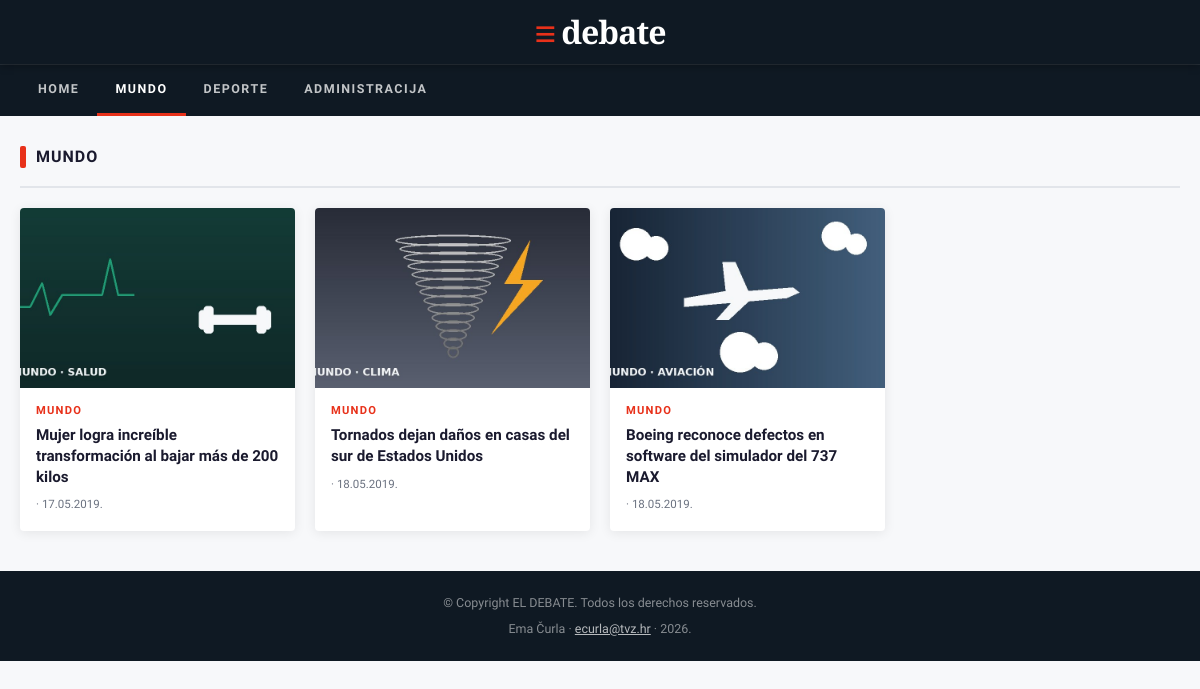
/kategorija.php?id=mundo, run on the app's committed database.
### tables this page shows
CREATE TABLE `vijesti` (
    `id`         INT(11)      NOT NULL AUTO_INCREMENT,
    `datum`      VARCHAR(32)  NOT NULL,
    `naslov`     VARCHAR(255) NOT NULL,
    `sazetak`    TEXT,
    `tekst`      TEXT,
    `slika`      VARCHAR(255),
    `kategorija` VARCHAR(64)  NOT NULL DEFAULT 'mundo',
    `arhiva`     TINYINT(1)   NOT NULL DEFAULT 0,
    PRIMARY KEY (`id`)
);

### kategorija.php (the view, shortened to what this page needs)
<?php
include 'connect.php';
$kategorija = isset($_GET['id']) ? mysqli_real_escape_string($dbc, $_GET['id']) : '';
$categoryNames = [
    'mundo'   => 'MUNDO',
    'deporte' => 'DEPORTE',
];
$pageTitle  = isset($categoryNames[$kategorija]) ? $categoryNames[$kategorija] : 'Kategorija';
include 'header.php';
?>
<main>
<div class="container">
    <h2 class="section-title"><?php echo htmlspecialchars($pageTitle); ?></h2>
    <div class="articles-grid">
    <?php
    $query  = "SELECT * FROM vijesti WHERE arhiva=0 AND kategorija='$kategorija' ORDER BY id DESC";
    $result = mysqli_query($dbc, $query);
    while ($row = mysqli_fetch_array($result)):
    ?>
        <article class="article-card">
            <?php if (!empty($row['slika']) && file_exists(UPLPATH . $row['slika'])): ?>
                <img class="card-img" src="<?php echo UPLPATH . htmlspecialchars($row['slika']); ?>" alt="<?php echo htmlspecialchars($row['naslov']); ?>">
            <?php else: ?>
                <div class="card-img-placeholder">Bez slike</div>
            <?php endif; ?>
            <div class="card-body">
                <p class="card-category"><?php echo htmlspecialchars(strtoupper($row['kategorija'])); ?></p>
                <h3 class="card-title">
                    <a href="clanak.php?id=<?php echo $row['id']; ?>">
                        <?php echo htmlspecialchars($row['naslov']); ?>
                    </a>
                </h3>
                <p class="card-meta">
                    <span>· <?php echo htmlspecialchars($row['datum']); ?></span>
                </p>
            </div>
        </article>
    <?php endwhile; ?>
    </div>
</div>
</main>
<?php
include 'footer.php';
?>

### css/style.css (style rules this page uses)
*, *::before, *::after { box-sizing: border-box; margin: 0; padding: 0; }
:root { --primary: #0f1923; --accent: #e8311a; --accent2: #f5a623; --light: #f7f8fa; --mid: #e2e5ea; --text: #1a1a2e; --muted: #6b7280; --white: #ffffff; --font-head: 'Playfair Display', Georgia, serif; --font-body: 'Source Sans 3', Arial, sans-serif; --radius: 4px; --shadow: 0 2px 12px rgba(0,0,0,0.08); }
body { font-family: var(--font-body); background: var(--light); color: var(--text); font-size: 16px; line-height: 1.6; }
a { text-decoration: none; color: inherit; }
img { max-width: 100%; display: block; }
.container { max-width: 1200px; margin: 0 auto; padding: 0 20px; }
.section-title { display: flex; align-items: center; gap: 10px; font-family: var(--font-body); font-size: 1rem; font-weight: 700; letter-spacing: 1px; text-transform: uppercase; color: var(--text); padding: 28px 0 16px; border-bottom: 2px solid var(--mid); margin-bottom: 20px; }
.section-title::before { content: ''; display: inline-block; width: 6px; height: 22px; background: var(--accent); border-radius: 2px; flex-shrink: 0; }
.articles-grid { display: grid; grid-template-columns: repeat(4, 1fr); gap: 20px; margin-bottom: 32px; }
.article-card { background: var(--white); border-radius: var(--radius); overflow: hidden; box-shadow: var(--shadow); transition: transform 0.2s, box-shadow 0.2s; }
.article-card .card-img { width: 100%; height: 180px; object-fit: cover; }
.card-body { padding: 14px 16px 18px; }
.card-category { font-size: 0.7rem; font-weight: 700; letter-spacing: 1.2px; text-transform: uppercase; color: var(--accent); margin-bottom: 6px; }
.card-title { font-family: var(--font-body); font-size: 0.95rem; font-weight: 700; line-height: 1.35; color: var(--text); margin-bottom: 8px; }
.card-meta { font-size: 0.72rem; color: var(--muted); }
.card-meta span { margin-right: 6px; }

### data on the page
vijesti: slika (picture), kategorija "MUNDO", naslov "Mujer logra increíble transformación al bajar más de 200 kilos", datum "17.05.2019."
vijesti: slika (picture), kategorija "MUNDO", naslov "Tornados dejan daños en casas del sur de Estados Unidos", datum "18.05.2019."
vijesti: slika (picture), kategorija "MUNDO", naslov "Boeing reconoce defectos en software del simulador del 737 MAX", datum "18.05.2019."

### other printed values
$pageTitle "MUNDO"
